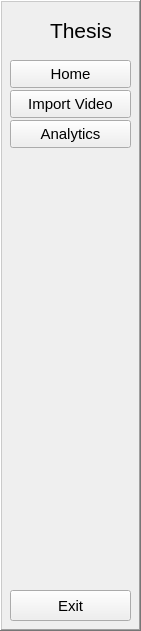
   <widget class="QFrame" name="frame">
    <property name="geometry">
     <rect>
      <x>0</x>
      <y>10</y>
      <width>141</width>
      <height>631</height>
     </rect>
    </property>
    <property name="frameShape">
     <enum>QFrame::Shape::WinPanel</enum>
    </property>
    <property name="frameShadow">
     <enum>QFrame::Shadow::Raised</enum>
    </property>
    <widget class="QLabel" name="ProjectName">
     <property name="geometry">
      <rect>
       <x>50</x>
       <y>10</y>
       <width>81</width>
       <height>41</height>
      </rect>
     </property>
     <property name="font">
      <font>
       <pointsize>16</pointsize>
      </font>
     </property>
     <property name="text">
      <string>Thesis </string>
     </property>
    </widget>
    <widget class="QLabel" name="tentlogo2">
     <property name="geometry">
      <rect>
       <x>10</x>
       <y>10</y>
       <width>40</width>
       <height>40</height>
      </rect>
     </property>
     <property name="maximumSize">
      <size>
       <width>40</width>
       <height>40</height>
      </size>
     </property>
     <property name="text">
      <string/>
     </property>
     <property name="pixmap">
      <pixmap resource="icons/resource.qrc">:/icons/webcam-2-256.png</pixmap>
     </property>
     <property name="scaledContents">
      <bool>true</bool>
     </property>
    </widget>
    <widget class="QPushButton" name="Home_button">
     <property name="geometry">
      <rect>
       <x>10</x>
       <y>60</y>
       <width>121</width>
       <height>28</height>
      </rect>
     </property>
     <property name="font">
      <font>
       <pointsize>11</pointsize>
      </font>
     </property>
     <property name="text">
      <string>Home</string>
     </property>
     <property name="icon">
      <iconset resource="icons/resource.qrc">
       <normaloff>:/icons/home-4-256.png</normaloff>
       <normalon>:/icons/home-4-256-W.png</normalon>:/icons/home-4-256.png</iconset>
     </property>
     <property name="iconSize">
      <size>
       <width>14</width>
       <height>14</height>
      </size>
     </property>
     <property name="checkable">
      <bool>true</bool>
     </property>
     <property name="autoExclusive">
      <bool>true</bool>
     </property>
    </widget>
    <widget class="QPushButton" name="Import_button">
     <property name="geometry">
      <rect>
       <x>10</x>
       <y>90</y>
       <width>121</width>
       <height>28</height>
      </rect>
     </property>
     <property name="font">
      <font>
       <pointsize>11</pointsize>
      </font>
     </property>
     <property name="text">
      <string>Import Video</string>
     </property>
     <property name="icon">
      <iconset resource="icons/resource.qrc">
       <normaloff>:/icons/low-importance-256.png</normaloff>
       <normalon>:/icons/low-importance-256-W.png</normalon>:/icons/low-importance-256.png</iconset>
     </property>
     <property name="iconSize">
      <size>
       <width>14</width>
       <height>14</height>
      </size>
     </property>
     <property name="checkable">
      <bool>true</bool>
     </property>
     <property name="autoRepeat">
      <bool>false</bool>
     </property>
     <property name="autoExclusive">
      <bool>true</bool>
     </property>
    </widget>
    <widget class="QPushButton" name="Analytics_button">
     <property name="geometry">
      <rect>
       <x>10</x>
       <y>120</y>
       <width>121</width>
       <height>28</height>
      </rect>
     </property>
     <property name="font">
      <font>
       <pointsize>11</pointsize>
      </font>
     </property>
     <property name="text">
      <string>Analytics</string>
     </property>
     <property name="icon">
      <iconset resource="icons/resource.qrc">
       <normaloff>:/icons/analytics-256.png</normaloff>
       <normalon>:/icons/analytics-256-W.png</normalon>:/icons/analytics-256.png</iconset>
     </property>
     <property name="iconSize">
      <size>
       <width>14</width>
       <height>14</height>
      </size>
     </property>
     <property name="checkable">
      <bool>true</bool>
     </property>
     <property name="autoExclusive">
      <bool>true</bool>
     </property>
    </widget>
    <widget class="QPushButton" name="pushButton_10">
     <property name="geometry">
      <rect>
       <x>10</x>
       <y>590</y>
       <width>121</width>
       <height>31</height>
      </rect>
     </property>
     <property name="font">
      <font>
       <pointsize>11</pointsize>
      </font>
     </property>
     <property name="text">
      <string>Exit</string>
     </property>
     <property name="icon">
      <iconset resource="icons/resource.qrc">
       <normaloff>:/icons/close-window-256.png</normaloff>
       <normalon>:/icons/close-window-256-W.png</normalon>:/icons/close-window-256.png</iconset>
     </property>
     <property name="iconSize">
      <size>
       <width>14</width>
       <height>14</height>
      </size>
     </property>
    </widget>
   </widget>
